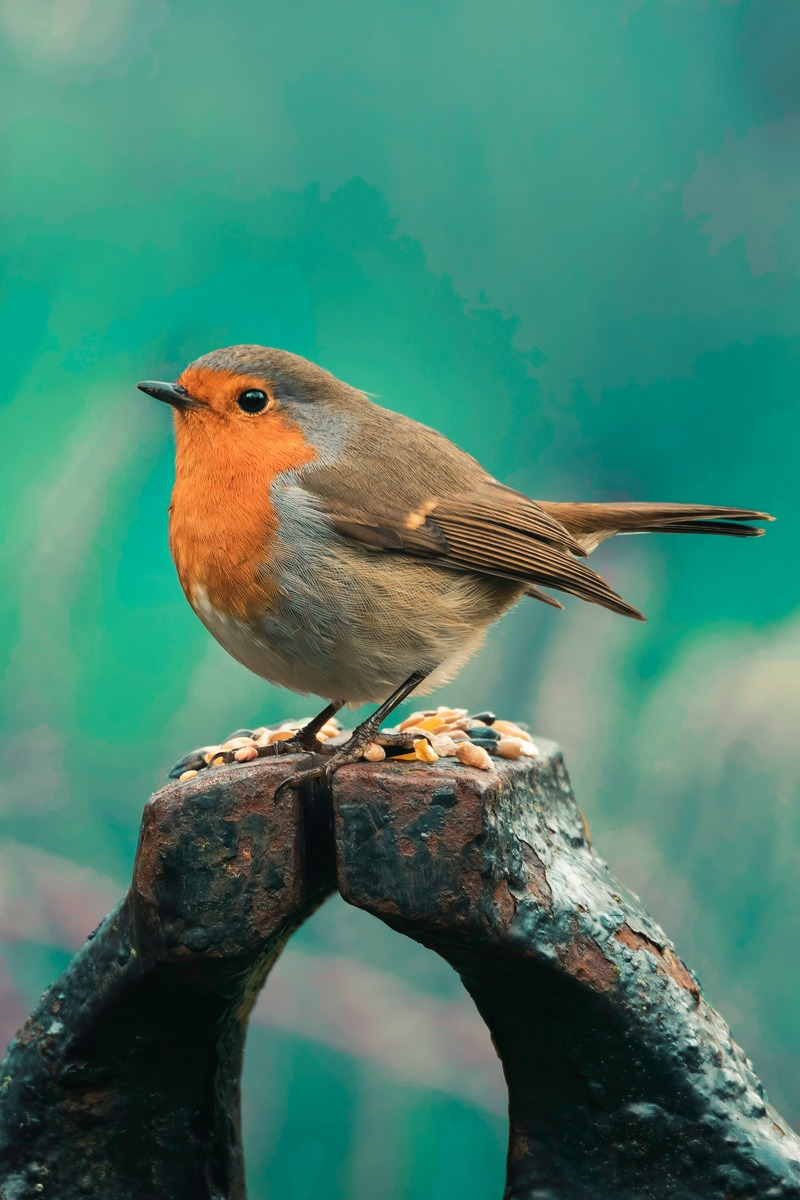
#> input picture day1/data/bird.jpg, 800 x 1200 px
$ python blur.py
#> lines starting #> are read from the running program, lines starting #| are printed output that depends on the picture
#most common use case for blurring is to remove noise from images
# we can use:
#   blur()
#   gaussianBlur()
#   medianBlur()
#   bilateralFilter()

# official cv2 resource: https://docs.opencv.org/3.4.7/dd/d6a/tutorial_js_filtering.html

# personal note:
#   basically video from acerola etc, we define neighbour pixel w a kernel
#   and we average them

import os
import cv2

img = cv2.imread(os.path.join('.', 'data', 'bird.jpg'))
#> img is the input picture: shape (1200, 800, 3); mean B, G, R 108.8, 127.3, 72
cv2.imshow('og', img)

kernel_size = 7

img_blur = cv2.blur(img, (kernel_size, kernel_size))
cv2.imshow('regular blur', img_blur)

img_gaussian_blur = cv2.GaussianBlur(img, (kernel_size, kernel_size), 3)
cv2.imshow('gaussian blur', img_gaussian_blur)

img_median_blur = cv2.medianBlur(img, kernel_size)
cv2.imshow('median blur', img_median_blur)


# now lets try with a noisy image

img_noised = cv2.imread(os.path.join('.', 'data', 'boats-in-lagoon-with-noise.jpg'))
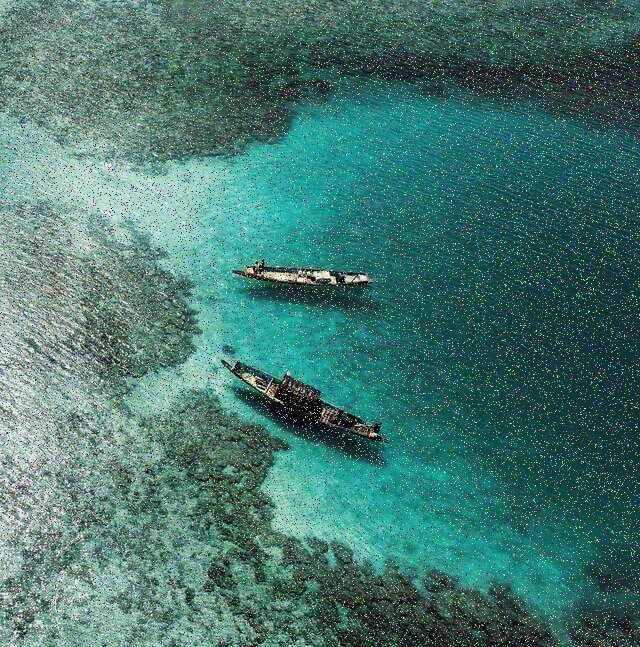
#> input picture day1/data/boats-in-lagoon-with-noise.jpg, 640 x 647 px
#> img_noised is the input picture: shape (647, 640, 3); mean B, G, R 112.1, 119.5, 70.2
cv2.imshow('noised boats', img_noised)

img_noised_blur = cv2.blur(img_noised, (kernel_size, kernel_size))
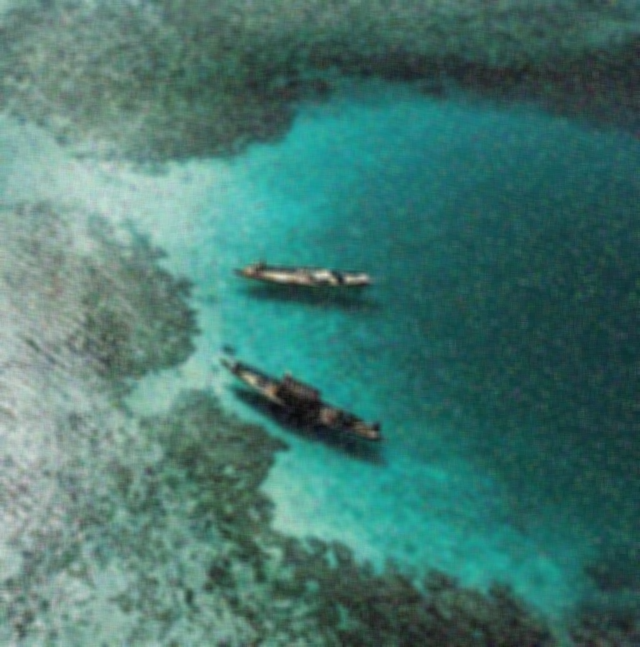
#> img_noised_blur: shape (647, 640, 3); mean B, G, R 112.1, 119.5, 70.2
cv2.imshow('noised regular blur', img_noised_blur)

img_noised_gaussian_blur = cv2.GaussianBlur(img_noised, (kernel_size, kernel_size), 3)
cv2.imshow('noised gaussian blur', img_noised_gaussian_blur)

img_noised_median_blur = cv2.medianBlur(img_noised, kernel_size)
cv2.imshow('noised median blur', img_noised_median_blur)


cv2.waitKey(0)
